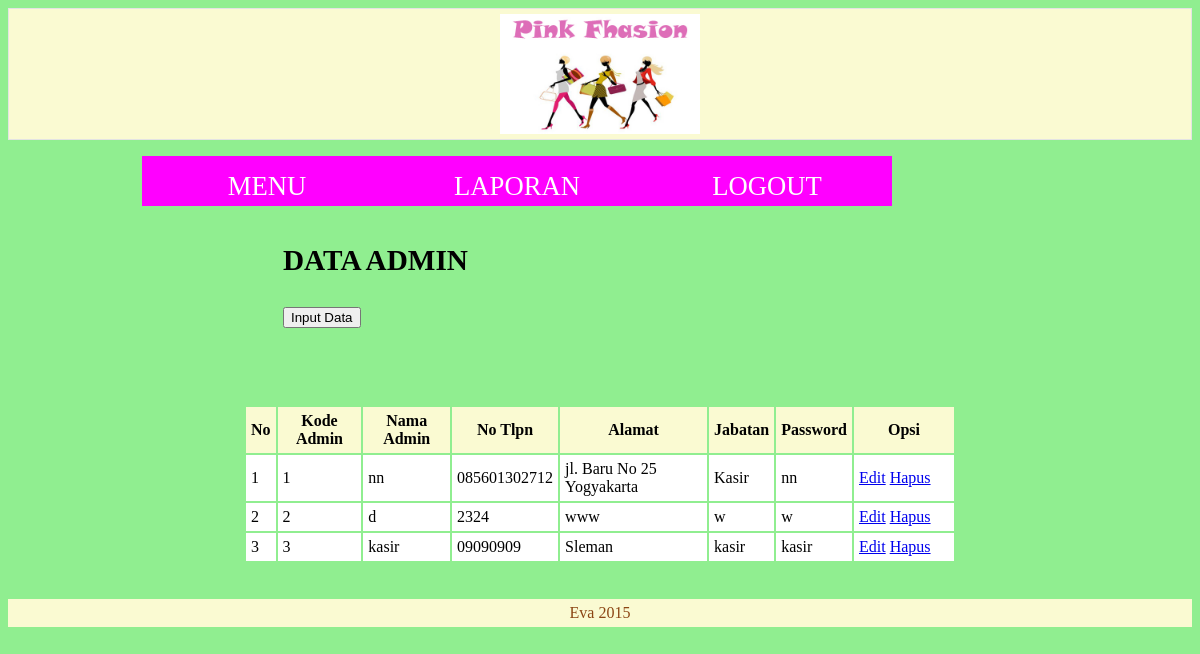
The app's page /admin.php with its own data.
### tables this page shows
CREATE TABLE IF NOT EXISTS `dataadmin` (
  `kode_admin` int(11) NOT NULL,
  `nama_admin` varchar(20) NOT NULL,
  `no` text NOT NULL,
  `alamat` text NOT NULL,
  `jabatan` text NOT NULL,
  `password` varchar(20) NOT NULL
);

### admin.php (the view, shortened to what this page needs)
<html>
<head>
	<link rel="stylesheet" href="style.css" type="text/css">
</head>
	<div id="body">
	<div id="header">
	<img src="n.jpg" width="200" alt ="image" />
</div>
<div id="nav"> <nav>
	<?php include"nav-admin.php"; ?>
	</div>
<div id="section">
   <h3> DATA ADMIN  </h3>
<button class='btn' onclick="location.href='tambah-admin.php'">Input Data</button>
</div>
<br>
<br>
<div id="form">
<table id='twitter-table' width=100% cellpadding=5>
        <tr style='color:#OOOOO; height:15px;' bgcolor=#FAFAD2>
 <th>No</th>
 <th>Kode Admin</th>
 <th>Nama Admin</th>
 <th>No Tlpn</th>
 <th>Alamat</th>
 <th>Jabatan</th>
 <th>Password</th>
  <th align='center' width='90px;'>Opsi</tr></th>
 <?php
 $query=mysql_query("select * from dataadmin");
 $no=1;
 while($lihat=mysql_fetch_array($query)){
 ?>
 <tr bgcolor="white">
 <td><?php echo $no++; ?> </td>
<td> <?php echo $lihat['kode_admin']?></td>
 <td> <?php echo $lihat['nama_admin']?></td>
 <td>  <?php echo $lihat['no']?></td>
 <td>   <?php echo $lihat['alamat']?></td>
 <td>   <?php echo $lihat['jabatan']?></td>
  <td>   <?php echo $lihat['password']?></td>
  <td><a href="edit_admin.php?kode_admin=<?php echo $lihat['kode_admin'] ?>">Edit</a>
	  <a href="hapus_admin.php?kode_admin=<?php echo $lihat['kode_admin'] ?>">Hapus</a>
	</tr>
<?php } ?>
</table>
</div>
<div id="footer">
Eva 2015
</div>
</div>
</html>

### nav-admin.php (shortened to what this page needs)
<html>
<div id="nav"> <nav>
  <ul>
		<li><a href="logout.php">LOGOUT</a>
			</li>
	    <li><a href="">LAPORAN</a>
	    <li><a href="">MENU</a>
 </ul>
   </div>
   </html>

### style.css (style rules this page uses)
html { background:#90EE90; font-family:tahoma; }
#header { background-color:#FAFAD2; color:#8B4513; font-family:Tahoma; font-size:70px; text-align:center; padding:5px; border: 1px solid #e3e3e3; }
nav ul { float:right; margin-left: auto; margin-right:300px; position: relative; list-style:none; // menghilangkan tanda pada pinggir ist width:900px; height:50px; }
nav ul a { text-decoration:none; //menghilangkan efek teks atau link, di sini kita gunakan untuk menghilangkan garis bawah link }
nav ul li { float:right; margin-left: auto; position: relative; width:250px; height:35px; background:magenta; text-align:center; padding-top:15px; }
nav a { color:#fff; font-family:Vendana; font-size:20pt; }
#section { margin-top:70px; margin-left:270px; font-family:tahoma; font-size:25px; float:center; padding:5px; }
#form { color:black; margin-left:200px; margin-right:200px; padding-left:100px; padding: 3em; font-size:12px; }
#footer { background-color:#FAFAD2; color:#8B4513; text-align:center; padding:5px }

### records on screen
dataadmin: kode_admin "1", nama_admin "nn", no "085601302712", alamat "jl. Baru No 25 Yogyakarta", jabatan "Kasir", password "nn"
dataadmin: kode_admin "2", nama_admin "d", no "2324", alamat "www", jabatan "w", password "w"
dataadmin: kode_admin "3", nama_admin "kasir", no "09090909", alamat "Sleman", jabatan "kasir", password "kasir"
